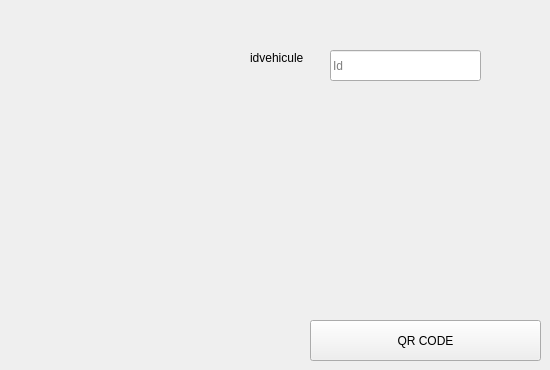
       <widget class="QWidget" name="tab_4">
        <attribute name="title">
         <string>QR CODE DES VEHICULES</string>
        </attribute>
        <widget class="QLabel" name="label_9">
         <property name="geometry">
          <rect>
           <x>20</x>
           <y>120</y>
           <width>161</width>
           <height>201</height>
          </rect>
         </property>
         <property name="text">
          <string/>
         </property>
         <property name="pixmap">
          <pixmap>../../Bureau/chartegraphique/Nouveau dossier/transport (1).jpg.crdownload</pixmap>
         </property>
         <property name="scaledContents">
          <bool>true</bool>
         </property>
        </widget>
        <widget class="QPushButton" name="qrcodegen_2">
         <property name="geometry">
          <rect>
           <x>310</x>
           <y>320</y>
           <width>231</width>
           <height>41</height>
          </rect>
         </property>
         <property name="text">
          <string>QR CODE</string>
         </property>
         <property name="icon">
          <iconset>
           <normaloff>../../Bureau/chartegraphique/Nouveau dossier/qr.png</normaloff>../../Bureau/chartegraphique/Nouveau dossier/qr.png</iconset>
         </property>
         <property name="iconSize">
          <size>
           <width>23</width>
           <height>25</height>
          </size>
         </property>
        </widget>
        <widget class="QLabel" name="label_23">
         <property name="geometry">
          <rect>
           <x>250</x>
           <y>50</y>
           <width>81</width>
           <height>16</height>
          </rect>
         </property>
         <property name="text">
          <string>idvehicule</string>
         </property>
        </widget>
        <widget class="QLineEdit" name="lineEdit_qrcode_2">
         <property name="geometry">
          <rect>
           <x>330</x>
           <y>50</y>
           <width>151</width>
           <height>31</height>
          </rect>
         </property>
         <property name="sizeIncrement">
          <size>
           <width>0</width>
           <height>0</height>
          </size>
         </property>
         <property name="contextMenuPolicy">
          <enum>Qt::NoContextMenu</enum>
         </property>
         <property name="locale">
          <locale language="French" country="France"/>
         </property>
         <property name="text">
          <string/>
         </property>
         <property name="alignment">
          <set>Qt::AlignJustify|Qt::AlignVCenter</set>
         </property>
         <property name="placeholderText">
          <string>Id</string>
         </property>
         <property name="cursorMoveStyle">
          <enum>Qt::LogicalMoveStyle</enum>
         </property>
         <property name="clearButtonEnabled">
          <bool>false</bool>
         </property>
        </widget>
        <widget class="QLabel" name="qrcodecommande_2">
         <property name="enabled">
          <bool>true</bool>
         </property>
         <property name="geometry">
          <rect>
           <x>300</x>
           <y>100</y>
           <width>200</width>
           <height>200</height>
          </rect>
         </property>
         <property name="sizePolicy">
          <sizepolicy hsizetype="Fixed" vsizetype="Fixed">
           <horstretch>0</horstretch>
           <verstretch>0</verstretch>
          </sizepolicy>
         </property>
         <property name="minimumSize">
          <size>
           <width>200</width>
           <height>200</height>
          </size>
         </property>
         <property name="maximumSize">
          <size>
           <width>200</width>
           <height>200</height>
          </size>
         </property>
         <property name="text">
          <string/>
         </property>
        </widget>
       </widget>
